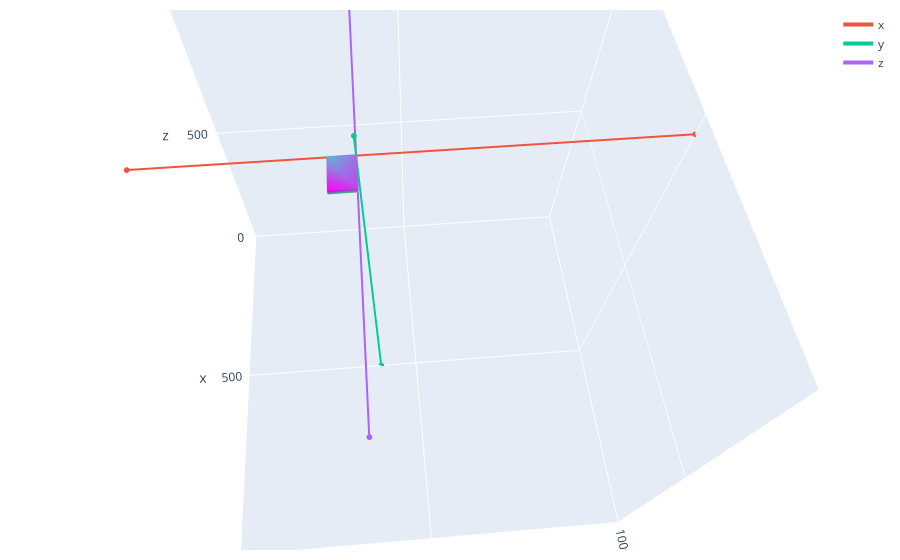

The notebook cell saved with this chart:
### Code cell
# Config and Params
num_boxes_show = 100
query_args = {
    "x": 500,
    "y": 395,
    "z": 950
}
query_params = build_query_string(**query_args)
print(f"Query Parameters: {query_params}")

# Request/Response
start = perf_counter_ns()
response = requests.get(f"{boxes_url}?{query_params}")
end = perf_counter_ns()

# Display
response_boxes = [convert_box_json_to_nparray(box) for box in response.json()]
response_boxes_show = get_random_distribution_from_list(response_boxes, size=num_boxes_show)
query_param_lines = get_query_param_lines(axis_min=0, axis_max=1000, **query_args)
# print(query_param_lines)
print(f"Response Time: {format_perf_time(end - start)}")
print(f"{len(response_boxes)} Boxes in Response")
print(f"Showing {len(response_boxes_show)} Boxes")
data = show_3d_boxes(response_boxes_show, query_param_lines)

### Figure 1 — Plotly figure (JSON) as saved in the notebook; plotly's stock layout.template omitted (floating-point values rounded to 4 significant figures)
{"data": [{"colorscale": [[0, "gold"], [0.5, "mediumturquoise"], [1, "magenta"]], "flatshading": true, "i": [7, 0, 0, 0, 4, 4, 6, 6, 4, 0, 3, 2], "intensity": [0, 0.1429, 0.2857, 0.4286, 0.5714, 0.7143, 0.8571, 1], "j": [3, 4, 1, 2, 5, 6, 5, 2, 0, 1, 6, 3], "k": [0, 7, 2, 3, 6, 7, 1, 1, 5, 5, 7, 6], "showlegend": false, "showscale": false, "type": "mesh3d", "x": [504, 504, 580, 580, 504, 504, 580, 580], "y": [344, 395, 395, 344, 344, 395, 395, 344], "z": [949, 949, 949, 949, 958, 958, 958, 958]}, {"line": {"width": 4}, "marker": {"size": 2}, "name": "x", "showlegend": true, "type": "scatter3d", "x": [500, 500], "y": [0, 1000], "z": [950, 950]}, {"line": {"width": 4}, "marker": {"size": 2}, "name": "y", "showlegend": true, "type": "scatter3d", "x": [500, 500], "y": [395, 395], "z": [0, 1000]}, {"line": {"width": 4}, "marker": {"size": 2}, "name": "z", "showlegend": true, "type": "scatter3d", "x": [0, 1000], "y": [395, 395], "z": [950, 950]}], "layout": {"autosize": true, "margin": {"b": 10, "l": 10, "r": 20, "t": 10}, "scene": {"aspectmode": "cube", "aspectratio": {"x": 1, "y": 1, "z": 1}, "camera": {"center": {"x": 0, "y": 0, "z": 0}, "eye": {"x": 0.763, "y": -0.06257, "z": 1.328}, "projection": {"type": "perspective"}, "up": {"x": 0.02383, "y": -0.02327, "z": 0.9994}}, "xaxis": {"nticks": 4, "range": [0, 1000], "type": "linear"}, "yaxis": {"nticks": 4, "range": [0, 1000], "type": "linear"}, "zaxis": {"nticks": 4, "range": [0, 1000], "type": "linear"}}}}
